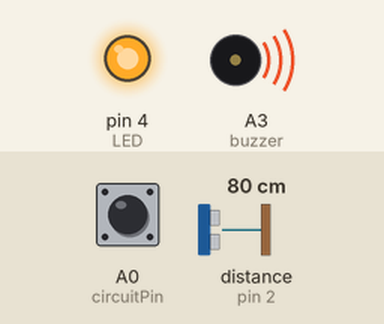
Bench run of a sketch on a simulated Arduino Uno, built with avr-gcc and run on an emulated ATmega328P. Parts: output pins drawn as LEDs (lit = HIGH), buzzer (waves = sounding). Wiring (inferred from the names in the program): ultrasonic range finder: trigger pin 6; echo pin 2. The test bench sets the inputs (shaded band); at power-on: A0 (circuitPin) HIGH, distance to the obstacle (sensor on pin 2) 80 cm. The echo pulse lasts 58.3 µs per cm; random numbers use the default seed unless the sketch sets one; pins used as bus, display or sensor lines are not drawn; what the sketch prints to the serial monitor is not drawn.

Above: at 0.1 s.
Timing chart, 0 to 40.0 s (numbered marks = the images above):
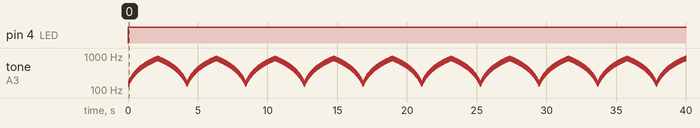

Measured:
- by itself, pin 4 (LED): LOW → HIGH at 0.01 s
- by itself, tone on A3 (buzzer): plays 150 Hz for 0.02 s, 155 Hz for 0.02 s, 160 Hz for 0.02 s, 165 Hz for 0.02 s, 170 Hz for 0.02 s, 175 Hz for 0.02 s … (2663 notes in this stretch)

The sketch:

Alarm_System.ino
```cpp
/*
   Alarm System for protection of FTTB (Fluffy The Teddy Bear)
   Modules:
    Arduino Uno
    Thinkershield
   Code by Harry Le
   Box and design by Pranith Reddy
*/

#define null 0

/* Global Alarm variables */
const int default_pitch = 150;
int pitch = default_pitch;
int offset = 5;

/* Output Pins */
const int LED = 4;
const int triggerPin = 6;
const int echoPin = 2;
const int buzzer = A3;
const int circuitPin = A0;

/* Ultrasonic Depth Sensors variables */
float prev_len = null;
float pres_len = 0;
float duration;

void setup() {
  pinMode(triggerPin, OUTPUT);
  pinMode(echoPin, INPUT);
  pinMode(circuitPin, INPUT_PULLUP);
  pinMode(LED, OUTPUT);
  // Setup for Serial monitor
  Serial.begin(9600);
}

void loop() {
  // Set LED to LOW
  digitalWrite(LED, LOW);

  // Call the function ultrasonics
  ultrasonics();

  // Turn on circuitPin
  digitalWrite(circuitPin, HIGH);

  /*
    See to it that at the start that the difference
      between prev_len and pres_len on the first go isn't
      bigger than 0.75
  */

  if (prev_len == null) {
    prev_len = pres_len;
  }

  /*
    See if the circuit is broken or that the distance
      between the bottom of the box and the lid of the box
      hasn't changed drasatically (more than 2 centimetres)
  */
  if (digitalRead(circuitPin) != LOW || abs(pres_len - prev_len) > 2) {
    // Turn on LED
    digitalWrite(LED, HIGH);

    Serial.println();
    // Sound the alarm forever until manually disabled
    while (true) {
      tone(buzzer, pitch);
      pitch += offset;

      if (pitch <= default_pitch || pitch >= 850) {
        offset = -offset;
      }

      delay(15);
    }
  } else {
    // Turn off circuitPin
    digitalWrite(circuitPin, LOW);
  }

  /*
    Wait a random amount of time
    This way, the robber can't move slowly
    as the distance of the Ultrasonic Depth
    Sensor always changes by a few micrometres
  */
  delay((rand() % 5) * 500);
}

void ultrasonics() {
  // Turn off triggerPin
  digitalWrite(triggerPin, LOW);
  // Wait 2 microsecond (0.002 milliseconds)
  delayMicroseconds(2);
  // Turn on triggerPin
  digitalWrite(triggerPin, HIGH);
  // Wait 10 microseconds (0.01 milliseconds)
  delayMicroseconds(10);
  // Turn off triggerPin
  digitalWrite(triggerPin, LOW);
  duration = pulseIn(echoPin, HIGH);
  // Set new values for prev_len and pres_len
  prev_len = pres_len;
  pres_len = microsecondsToCentimeters(duration);
  // Print present length to Serial monitor
  Serial.print(pres_len);
  Serial.println();
}

float microsecondsToCentimeters(float microseconds) {
  // Apparently there are 29 microseconds in a centimetre
  // Divide by 2 since pings cover to and from
  return microseconds / 29 / 2;
}
```
